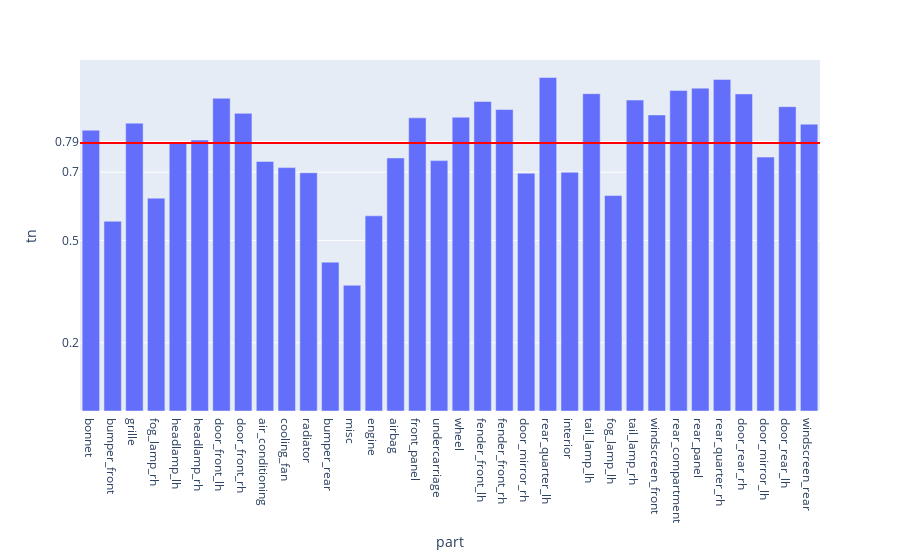

This figure's notebook cell:
### Code cell
fig = px.bar(evalMetrics, x = 'part', y = 'tn')

fig.add_hline(y=avgTn, line_width=2, line_color="red")

fig.update_layout(
    yaxis = dict(
        tickmode = 'array',
        tickvals = [np.format_float_positional(avgTn, 2), 0.2, 0.5, 0.7],
    )
)
fig

### Figure 1 — Plotly figure (JSON) as saved in the notebook; plotly's stock layout.template omitted (floating-point values rounded to 4 significant figures)
{"data": [{"alignmentgroup": "True", "hovertemplate": "part=%{x}<br>tn=%{y}<extra></extra>", "legendgroup": "", "marker": {"color": "#636efa", "pattern": {"shape": ""}}, "name": "", "offsetgroup": "", "orientation": "v", "showlegend": false, "textposition": "auto", "type": "bar", "x": ["bonnet", "bumper_front", "grille", "fog_lamp_rh", "headlamp_lh", "headlamp_rh", "door_front_lh", "door_front_rh", "air_conditioning", "cooling_fan", "radiator", "bumper_rear", "misc", "engine", "airbag", "front_panel", "undercarriage", "wheel", "fender_front_lh", "fender_front_rh", "door_mirror_rh", "rear_quarter_lh", "interior", "tail_lamp_lh", "fog_lamp_lh", "tail_lamp_rh", "windscreen_front", "rear_compartment", "rear_panel", "rear_quarter_rh", "door_rear_rh", "door_mirror_lh", "door_rear_lh", "windscreen_rear"], "xaxis": "x", "y": [0.8231, 0.5561, 0.8437, 0.6238, 0.7846, 0.7942, 0.9167, 0.8724, 0.7316, 0.7135, 0.6984, 0.4363, 0.3685, 0.5721, 0.7416, 0.8592, 0.7339, 0.861, 0.9073, 0.8836, 0.697, 0.9774, 0.6999, 0.9302, 0.6315, 0.9114, 0.8678, 0.9395, 0.9463, 0.9718, 0.9295, 0.7443, 0.892, 0.8408], "yaxis": "y"}], "layout": {"barmode": "relative", "legend": {"tracegroupgap": 0}, "margin": {"t": 60}, "shapes": [{"line": {"color": "red", "width": 2}, "type": "line", "x0": 0, "x1": 1, "xref": "x domain", "y0": 0.7853, "y1": 0.7853, "yref": "y"}], "xaxis": {"anchor": "y", "domain": [0, 1], "title": {"text": "part"}}, "yaxis": {"anchor": "x", "domain": [0, 1], "tickmode": "array", "tickvals": ["0.79", 0.2, 0.5, 0.7], "title": {"text": "tn"}}}}
